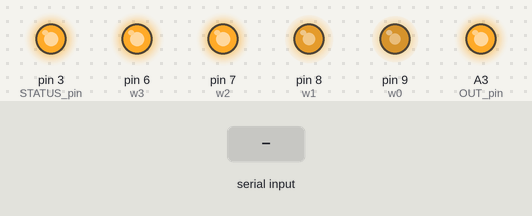
Bench run of a sketch on a simulated Arduino Uno, built with avr-gcc and run on an emulated ATmega328P. Shown: output pins drawn as LEDs (lit = HIGH). The inputs (shaded band) are chosen by the test bench. Pins used as bus, display or sensor lines are not drawn; what the sketch prints to the serial monitor is not drawn.

Above: at 0.06 s.
At 1.1 s:
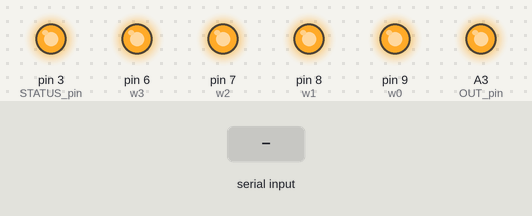
1.2 s: "A" received over Serial
Timing chart, 0 to 4.2 s (numbered marks = the images above; inputs shaded):
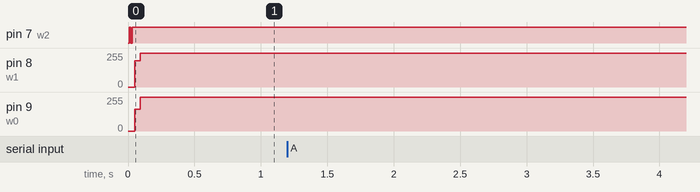

Measured:
- after the input at 1.2 s, every drawn part: stays the same

The sketch:

arduino_dump.ino
```cpp
//Mux control pins for analog signal (SIG_pin) default for arduino mini pro
//디지털 입출력 핀 //칼럼
const byte s0 = 10;
const byte s1 = 16;
const byte s2 = 14;
const byte s3 = 15;

//Mux control pins for Output signal (OUT_pin) default for arduino mini pro
//디지털 입출력 핀 //로우
const byte w0 = 9;
const byte w1 = 8;
const byte w2 = 7;
const byte w3 = 6;

//Mux in "SIG" pin default for arduino mini pro
//col 아날로그 데이터 입력핀 mc : 0번핀(A0)
const byte SIG_pin = A0;

//Mux out "SIG" pin default for arduino mini pro
//row 아날로그 데이터 입력핀 mc : 4번핀(A6)
const byte OUT_pin = A3;

//Row and Column pins default for arduino mini pro
//STATUS_pin 상황핀, setup에서 HIGH 줌,  if mc : 디지털 입출력 2,3 핀 사용
//COL_pin 데이터 최종 Serial.write 후 LOW->HIGH !
const byte STATUS_pin = 3;
const byte COL_pin = 2;

const boolean muxChannel[16][4]={
    {0,0,0,0}, //channel 0 ex: {pin1, pin2, pin3, pin4}
    {1,0,0,0}, //channel 1
    {0,1,0,0}, //channel 2
    {1,1,0,0}, //channel 3
    {0,0,1,0}, //channel 4
    {1,0,1,0}, //channel 5
    {0,1,1,0}, //channel 6
    {1,1,1,0}, //channel 7
    {0,0,0,1}, //channel 8
    {1,0,0,1}, //channel 9
    {0,1,0,1}, //channel 10
    {1,1,0,1}, //channel 11
    {0,0,1,1}, //channel 12
    {1,0,1,1}, //channel 13
    {0,1,1,1}, //channel 14
    {1,1,1,1}  //channel 15
  };


//incoming serial byte
int inByte = 0;

int valor = 0;               //variable for sending bytes to processing
int calibra[16][16];         //Calibration array for the min values of each od the 225 sensors.
int minsensor=254;          //Variable for starting the min array
int multiplier = 254;
unsigned long loopNum = 0;

void setup(){

  pinMode(s0, OUTPUT);
  pinMode(s1, OUTPUT);
  pinMode(s2, OUTPUT);
  pinMode(s3, OUTPUT);

  pinMode(w0, OUTPUT);
  pinMode(w1, OUTPUT);
  pinMode(w2, OUTPUT);
  pinMode(w3, OUTPUT);

  pinMode(OUT_pin, OUTPUT);

  pinMode(STATUS_pin, OUTPUT);
  pinMode(COL_pin, OUTPUT);


  digitalWrite(s0, LOW);
  digitalWrite(s1, LOW);
  digitalWrite(s2, LOW);
  digitalWrite(s3, LOW);

  digitalWrite(w0, LOW);
  digitalWrite(w1, LOW);
  digitalWrite(w2, LOW);
  digitalWrite(w3, LOW);

  digitalWrite(OUT_pin, HIGH);
  digitalWrite(STATUS_pin, HIGH);
  digitalWrite(COL_pin, HIGH);


  Serial.begin(115200);

  Serial.println("\n\Calibrating...\n");

  // Full of 0's of initial matrix
  for(byte j = 0; j < 16; j ++){
//    writeMux(j);
    for(byte i = 0; i < 16; i++){
      calibra[j][i] = 0; //초기값 0 주입
//      Serial.println("cali 확인");
//      Serial.print(calibra[j][i]);
      }
  }

  // Calibration
  for(byte k = 0; k < 50; k++){  //50번 돌림
    for(byte j = 0; j < 16; j ++){
//      writeMux(j);
      for(byte i = 0; i < 16; i ++)
        calibra[j][i] = calibra[j][i]; //+ readMux(i); // 0 + col 기본값
    }
  }

  //Print averages
  for(byte j = 0; j < 16; j ++){
    writeMux(j); //초기 test, row
    for(byte i = 0; i < 16; i ++){
      calibra[j][i] = calibra[j][i]/50; //calibra 후 기본값/50 해서 대입 -> 작은수로 만듦
      if(calibra[j][i] < minsensor)
        minsensor = calibra[j][i]; //센서 최소값
      Serial.print(calibra[j][i]); //최소값 출력
      Serial.print("\t");
    }
  Serial.println();
  }

  Serial.println();
  Serial.print("Minimum Value: ");
  Serial.println(minsensor);
  Serial.println();

  establishContact();// send a byte to establish contact until receiver responds

  digitalWrite(COL_pin, LOW);
}


void loop(){
  //Loop through and read all 16 values
  //Reports back Value at channel 6 is: 346
  if (Serial.available() > 0){
    inByte = Serial.read();//처음 start letter

    if(inByte == 'A'){

      for(int j = 15; j >= 0; j--){ //왜 15부터?? -> 기존 개발자가 역순으로 순서를 바꿈
//        writeMux(j);

        for(int i = 0; i < 16; i++){// 15 -> 16  수정 1/3
//          valor = readMux(i); //int
            valor = (i*16 + j + loopNum * 100) % 1024;

          //Saturation sensors, 최대값 조절
          int limsup = 450;
          if(valor > limsup)
            valor = limsup;

          if(valor < calibra[j][i])//기본값이 calibra[][]
            valor = calibra[j][i];

          valor = map(valor,minsensor, limsup,1,254); //1~254까지 calibration

          if(valor < 150)
            valor = 0; //값의 최소 최대 조절
          if(valor > 254) //150~254
            valor = 254;

          Serial.write(valor);
//          Serial.println(valor);
          digitalWrite(COL_pin,!digitalRead(COL_pin)); //column pin 반전,LOW->HIGH
        }
      }
    }

  }
  loopNum++;
}


int readMux(byte channel){
  byte controlPin[] = {s0, s1, s2, s3};

  //loop through the 4 sig
  for(int i = 0; i < 4; i ++){
    digitalWrite(controlPin[i], muxChannel[channel][i]);
  }

  //read the value at the SIG pin

  int val = analogRead(SIG_pin);
//    Serial.println(val);
  //return the value
  return val;
}

void writeMux(byte channel){//ch 0~14 for loop, mat row
  byte controlPin[] = {w0, w1, w2, w3}; //pin 9,8,7,6

  //loop through the 4 sig
  for(byte i = 0; i < 4; i ++){
    digitalWrite(controlPin[i], muxChannel[channel][i]);
  }              //pin 9,8,7,6     [] 0,1,2,3
}

void establishContact() {
  while (Serial.available() <= 0) {
    Serial.write('A');   // send a capital A
    delay(300);
  }
}
```
